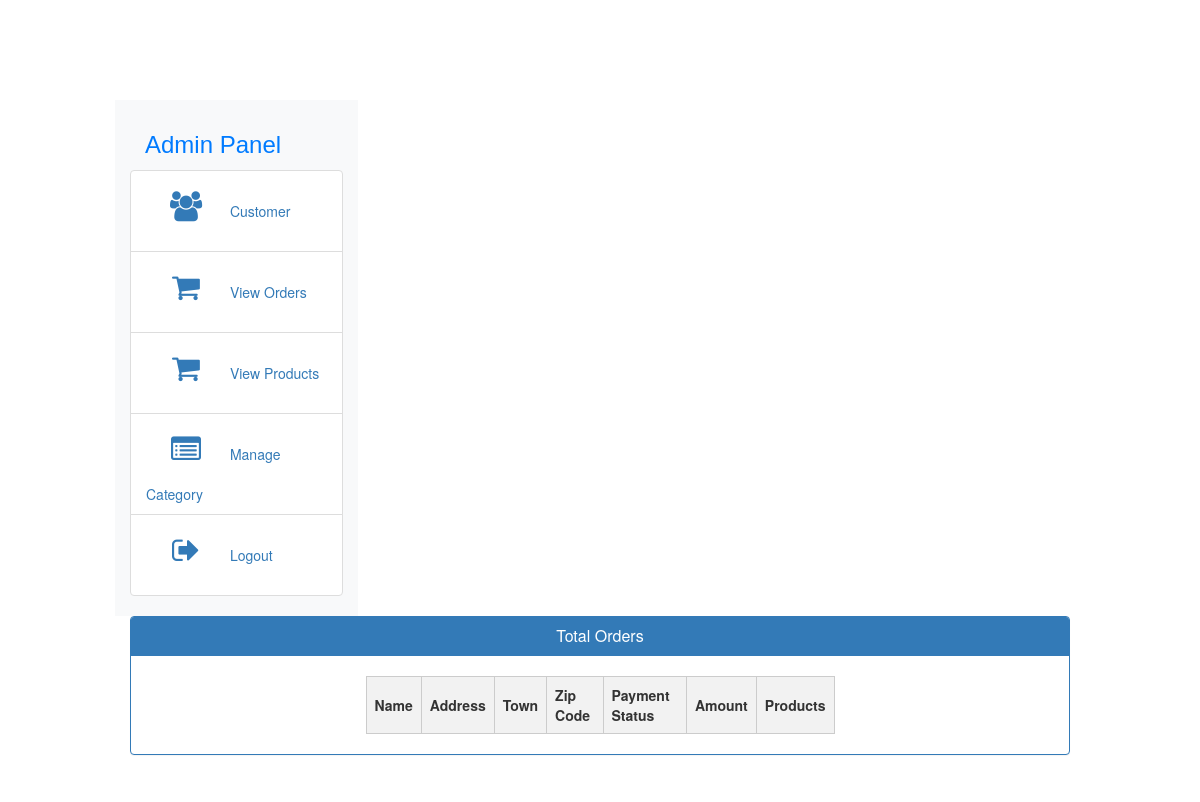
The page /admin_view_booking/ on the database as committed earlier.
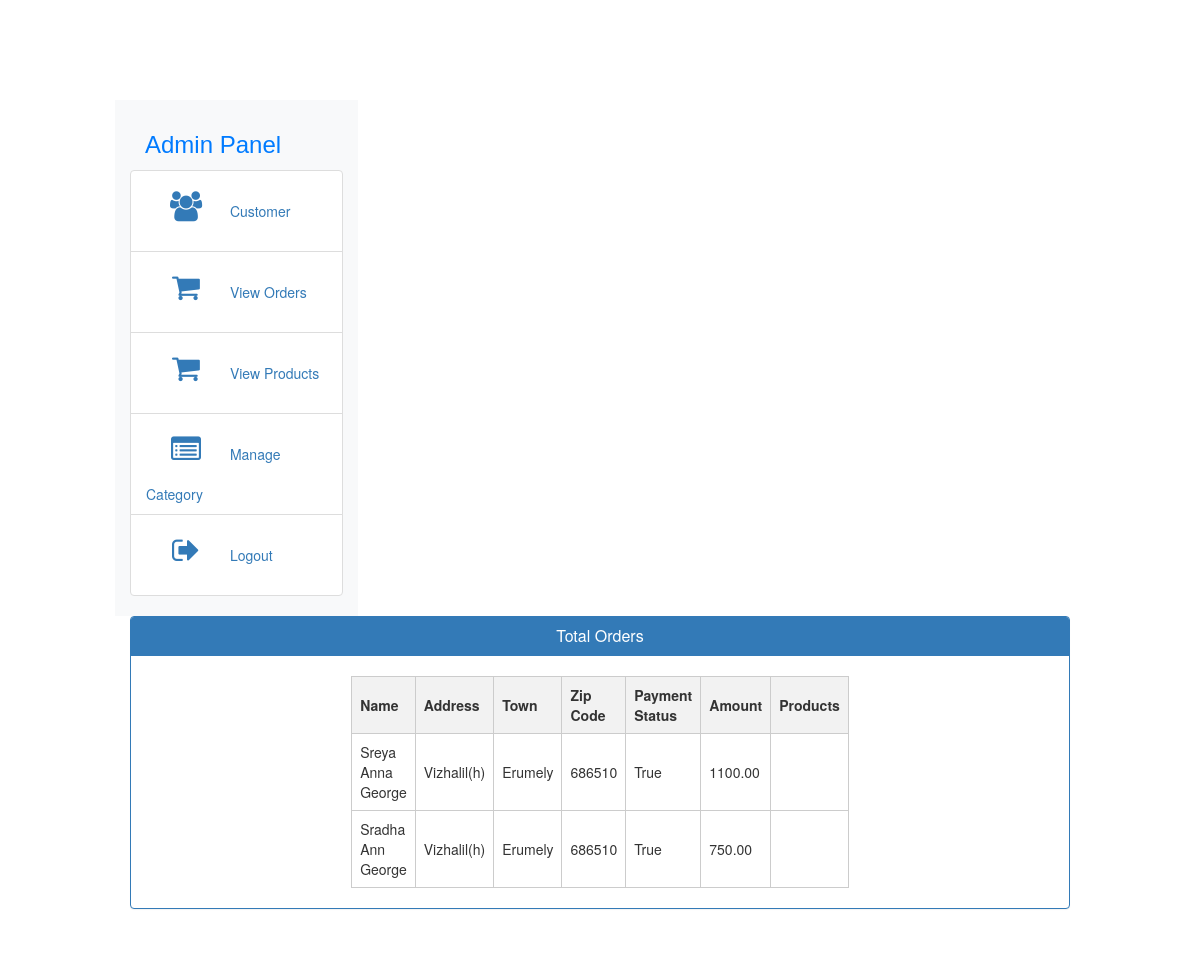
The same page on the database as committed later.
### giftapp/models/BillingInformation.py (models this page shows, shortened)
class BillingInformation(models.Model):
    user = models.ForeignKey(User, on_delete=models.CASCADE)
    name = models.CharField(max_length=50)
    address = models.TextField()
    town = models.CharField(max_length=50)
    zip_code = models.CharField(max_length=10)
    payment_status = models.BooleanField(default=False)
    amount = models.DecimalField(max_digits=8, decimal_places=2)
    product = models.ManyToManyField(Product, blank=True)

### giftapp/views.py (the view)
# urls.py: path('admin_view_booking/',admin_view_booking,name='admin_view_booking'),
def admin_view_booking(request):
    billing_information_list = BillingInformation.objects.all()
    context = {'billing_information_list': billing_information_list}
    return render(request, 'admin/admin_view_booking.html', context)

### templates/admin/admin_view_booking.html (shortened to what this page needs)
{% extends 'admin/admin_base.html' %}
{% load static %}
{% block content %}
<head>
  <link href="//netdna.bootstrapcdn.com/bootstrap/3.0.0/css/bootstrap.min.css" rel="stylesheet" id="bootstrap-css">
  </head>
<div class="container">
  <div class="panel panel-primary">
    <div class="panel-heading">
      <h6 class="panel-title">Total Orders</h6>
    </div>
    <table>
        <thead>
            <tr>
                <th>Name</th>
                <th>Address</th>
                <th>Town</th>
                <th>Zip Code</th>
                <th>Payment Status</th>
                <th>Amount</th>
                <th>Products</th>
            </tr>
        </thead>
        <tbody>
            {% for billing_info in billing_information_list %}
            <tr>
                <td>{{ billing_info.name }}</td>
                <td>{{ billing_info.address }}</td>
                <td>{{ billing_info.town }}</td>
                <td>{{ billing_info.zip_code }}</td>
                <td>{{ billing_info.payment_status }}</td>
                <td>{{ billing_info.amount }}</td>
                <td>
                </td>
            </tr>
            {% endfor %}
        </tbody>
    </table>
  </div>
</div>
{% endblock content %}

Rows that differ between the two databases and show on the page:
added BillingInformation: name "Sreya Anna George", address "Vizhalil(h)", town "Erumely", zip_code "686510", payment_status "True", amount "1100.00"
added BillingInformation: name "Sradha Ann George", address "Vizhalil(h)", town "Erumely", zip_code "686510", payment_status "True", amount "750.00"
